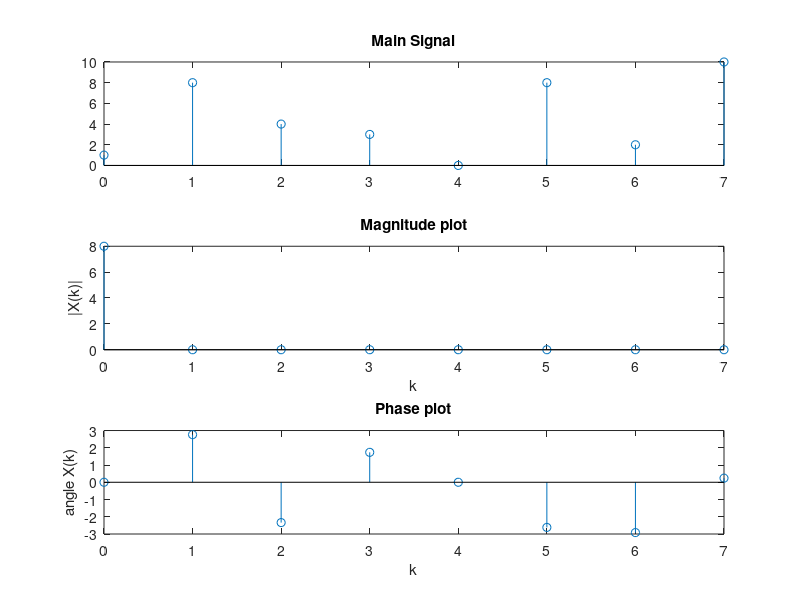

Here is the MATLAB script that generated this plot:
clc;
clear;
close all;

%sequesnce
xn = [1 8 4 3 0 8 2 10];
N= 8;

Xk = zeros(1,N);

for k=0:N-1
    Xk(k+1) = 0;
    for n=0:N-1
        Xk(k+1) = Xk(k+1)+ xn(k+1)*exp(-1i*2*pi*k*n/N);
    end
end

t=0:N-1;

subplot(311);
stem(t,xn);
title("Main Signal");

subplot(312);
stem(t, abs(Xk));
title("Magnitude plot");
xlabel('k');
ylabel('|X(k)|');

subplot(313);
stem(t,angle(Xk)); 
title('Phase plot');
xlabel('k');
ylabel('angle X(k)');


